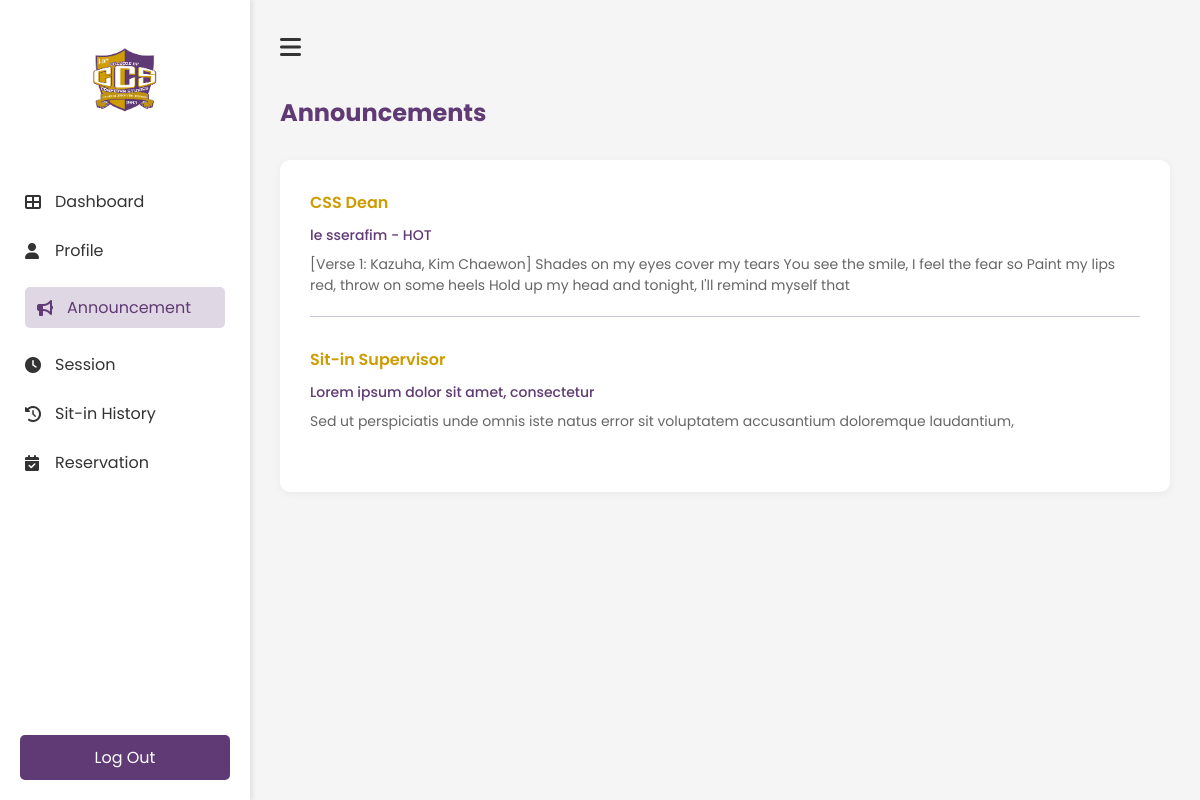
Screenshot of /Announcement with the database file from the repository.
### tables this page shows
CREATE TABLE announcements (
announcement_id integer primary key autoincrement,
admin_id integer not null,
title text not null,
message text not null,
created_at datetime default current_timestamp, author TEXT,
foreign key (admin_id) references admin(admin_id));

### app.py (the view)
@app.route('/Announcement')
def Announcement():
    with sqlite3.connect("users.db") as conn:
        cursor = conn.cursor()
        cursor.execute("""
            SELECT a.announcement_id, a.title, a.message, a.created_at, a.author
            FROM announcements a
            ORDER BY a.created_at DESC
        """)
        announcements = cursor.fetchall()
    return render_template('student/announcement.html', announcements=announcements)

### templates/student/announcement.html (shortened to what this page needs)
<!DOCTYPE html>
<html lang="en">
    <head>
        <link rel="stylesheet" href="{{ url_for('static', filename='student/announcement.css') }}">
        <link rel="stylesheet" href="https://cdnjs.cloudflare.com/ajax/libs/font-awesome/6.0.0-beta3/css/all.min.css">
    </head>
    <body>
        <div class="profile-container">
            <nav class="sidebar" id="sidebar">
                <div class="logo-container">
                    <img src="{{ url_for('static', filename='images/ccs.png') }}" alt="ccs logo" class="logo">
                </div>
                <ul class="nav-links">
                    <li><a href="{{ url_for('Dashboard') }}"><i class="fas fa-th-large"></i>Dashboard</a></li>
                    <li><a href="{{ url_for('Profile') }}"><i class="fas fa-user"></i>Profile</a></li>
                    <li><a href="{{ url_for('Announcement') }}" class="active"><i class="fas fa-bullhorn"></i>Announcement</a></li>
                    <li><a href="{{ url_for('Session') }}"><i class="fas fa-clock"></i>Session</a></li>
                    <li><a href="{{ url_for('History') }}"><i class="fas fa-history"></i>Sit-in History</a></li>
                    <li><a href="{{ url_for('Reservation') }}"><i class="fas fa-calendar-check"></i>Reservation</a></li>
                </ul>
                <div class="logout-section">
                    <a href="{{ url_for('logout') }}" class="logout-btn"></i>Log Out</a>
                </div>
            </nav>
            <main class="main-content">
                <div class="top-bar">
                    <button id="sidebar-toggle" class="hamburger-btn"><i class="fas fa-bars"></i></button>
                </div>
                <h1 class="header">Announcements</h1>
                <div class="announcements-card">
                    {% for announcement in announcements %}
                    <div class="announcement-item">
                        <h3 class="author">{{ announcement[4] }}</h3>
                        <div class="announcement-content">
                            <h4 class="title">{{ announcement[1] }}</h4>
                            <p>{{ announcement[2] }}</p>
                        </div>
                        <div class="divider"></div>
                    </div>
                    {% endfor %}
                </div>
    </body>
</html>

### static/student/announcement.css (style rules this page uses)
* { margin: 0; padding: 0; box-sizing: border-box; font-family: 'Poppins', sans-serif; }
body { background-color: #f5f5f5; }
.sidebar { width: 250px; height: 100vh; position: fixed; left: 0; top: 0; background-color: white; padding: 20px 0; transition: all 0.3s ease; box-shadow: 2px 0 5px rgba(0, 0, 0, 0.1); z-index: 1000; }
.main-content { margin-left: 250px; transition: all 0.3s ease; width: calc(100% - 250px); padding: 20px; }
.logo-container { text-align: center; padding: 20px 0; }
.logo { width: 80px; height: auto; }
.nav-links { list-style: none; padding: 0; margin-top: 30px; }
.nav-links li { padding: 12px 25px; }
.nav-links li a { color: #333; text-decoration: none; display: flex; align-items: center; transition: 0.3s; }
.nav-links li a:hover, .nav-links li a.active { padding: 8px 12px; border-radius: 5px; color: #603A75; background-color: rgba(96, 58, 117, 0.2); }
.nav-links li a i { margin-right: 10px; width: 20px; }
.nav-links li a:hover, .nav-links li a.active { color: #603A75; }
.logout-section { position: absolute; bottom: 20px; width: 100%; padding: 0 20px; }
.logout-btn { display: block; width: 100%; padding: 10px; background-color: #603A75; color: white; text-align: center; text-decoration: none; border-radius: 5px; transition: 0.3s; }
.main-content { flex: 1; padding: 20px; transition: all 0.3s ease; }
.top-bar { display: flex; align-items: center; margin-bottom: 30px; }
.hamburger-btn { background: none; border: none; font-size: 24px; cursor: pointer; margin-right: 15px; color: #333; }
.main-content { padding: 30px; }
.main-content h1 { color: #603A75; margin-bottom: 30px; font-size: 24px; }
.announcements-card { background: white; border-radius: 10px; padding: 30px; box-shadow: 0 2px 10px rgba(0, 0, 0, 0.05); }
.announcement-item { margin-bottom: 30px; }
.author { color: #CE9C01; font-size: 16px; font-weight: 600; margin-bottom: 10px; }
.announcement-content { margin-bottom: 20px; }
.title { color: #603A75; font-size: 14px; font-weight: 500; margin-bottom: 8px; }
.announcement-content p { color: #666; font-size: 14px; line-height: 1.5; }
.divider { height: 1px; background-color: #603A75; opacity: 0.3; margin: 20px 0; width: 100%; }

### rows the page displays
announcements: author "CSS Dean", title "le sserafim - HOT", message "[Verse 1: Kazuha, Kim Chaewon] Shades on my eyes cover my tears You see the smile, I feel the fear so Paint my lips red, throw on some heels Hold up my head and tonight, I'll remind myself that"
announcements: author "Sit-in Supervisor", title "Lorem ipsum dolor sit amet, consectetur", message "Sed ut perspiciatis unde omnis iste natus error sit voluptatem accusantium doloremque laudantium,"
